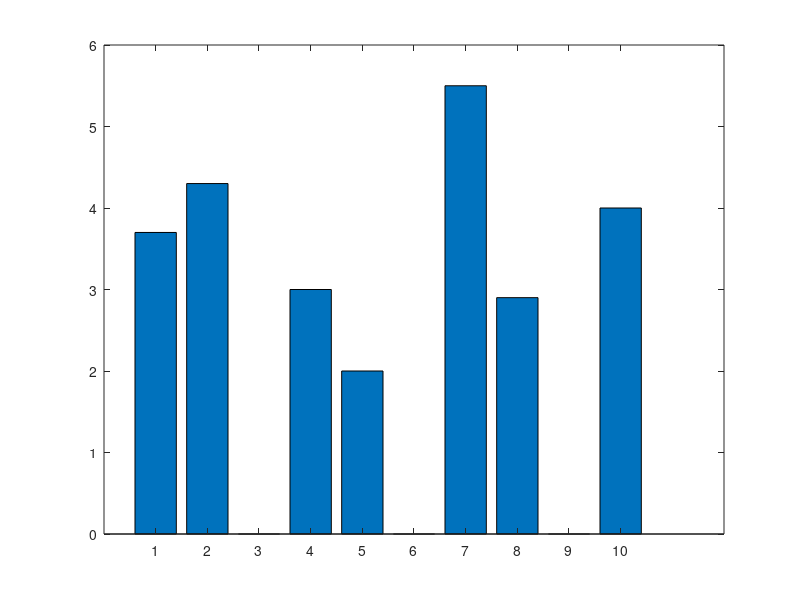

MATLAB code to generate this figure: (Note: this script raises an error after producing the figure.)
%% Plot_EX15.m
clc; close all
v = [3.7  4.3 nan 3 2 nan 5.5 2.9 NaN 4];
H = bar(v);      
H.FaceColor = "g";  % Bar Face Color
H.EdgeColor ='r';   % Bar Edge Color
H.BarWidth = 0.75;  % Bar Width 
grid on;
xlim([0, length(v)+1]);
yl = ylim;
for k = 1 : length(v)
    if isnan(v(k))
        y = 0;
        str = 'NaN';
    else
        y = v(k);
        str = sprintf('%.1f', y);
    end
    text(k, y, str, 'Color', 'b', 'FontSize', 13, 'FontWeight', 'bold', ...
        'VerticalAlignment', 'bottom', 'HorizontalAlignment', 'center');
end
% g = gcf;
% g.WindowState = 'maximized';  % To maximize Figure Window
axis off
title('Data with NaN')